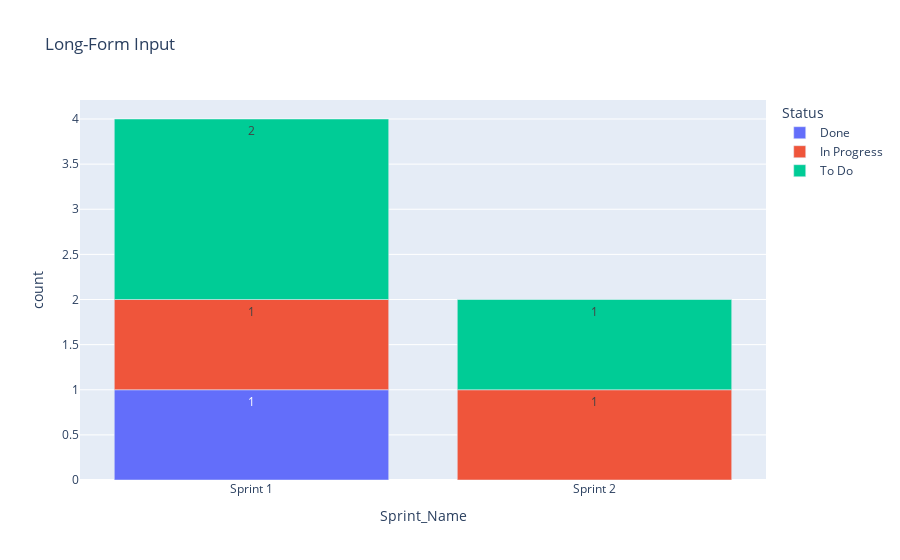

The code cell stored with this chart in its notebook:
### Code cell
fig = px.bar(bugs_by_sprint, x="Sprint_Name", y="count",text="count", color="Status", title="Long-Form Input")
fig.show()

### Figure 1 — Plotly figure (JSON) as saved in the notebook; plotly's stock layout.template omitted (floating-point values rounded to 4 significant figures)
{"data": [{"alignmentgroup": "True", "hovertemplate": "Status=Done<br>Sprint_Name=%{x}<br>count=%{text}<extra></extra>", "legendgroup": "Done", "marker": {"color": "#636efa", "pattern": {"shape": ""}}, "name": "Done", "offsetgroup": "Done", "orientation": "v", "showlegend": true, "text": [1], "textposition": "auto", "type": "bar", "x": ["Sprint 1"], "xaxis": "x", "y": [1], "yaxis": "y"}, {"alignmentgroup": "True", "hovertemplate": "Status=In Progress<br>Sprint_Name=%{x}<br>count=%{text}<extra></extra>", "legendgroup": "In Progress", "marker": {"color": "#EF553B", "pattern": {"shape": ""}}, "name": "In Progress", "offsetgroup": "In Progress", "orientation": "v", "showlegend": true, "text": [1, 1], "textposition": "auto", "type": "bar", "x": ["Sprint 1", "Sprint 2"], "xaxis": "x", "y": [1, 1], "yaxis": "y"}, {"alignmentgroup": "True", "hovertemplate": "Status=To Do<br>Sprint_Name=%{x}<br>count=%{text}<extra></extra>", "legendgroup": "To Do", "marker": {"color": "#00cc96", "pattern": {"shape": ""}}, "name": "To Do", "offsetgroup": "To Do", "orientation": "v", "showlegend": true, "text": [2, 1], "textposition": "auto", "type": "bar", "x": ["Sprint 1", "Sprint 2"], "xaxis": "x", "y": [2, 1], "yaxis": "y"}], "layout": {"barmode": "relative", "legend": {"title": {"text": "Status"}, "tracegroupgap": 0}, "title": {"text": "Long-Form Input"}, "xaxis": {"anchor": "y", "domain": [0, 1], "title": {"text": "Sprint_Name"}}, "yaxis": {"anchor": "x", "domain": [0, 1], "title": {"text": "count"}}}}
